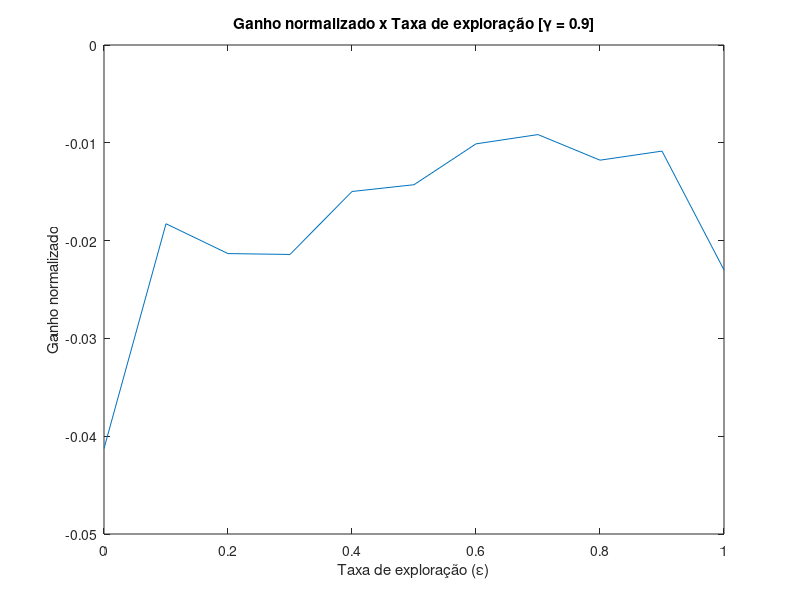

MATLAB code to generate this figure:
# Cross-section

function parametros_qlearning_cs()
    data = load('parametros_qlearning.csv');
    # 107aa105-7fa6-46b0-8711-f03b9fdc0981
    # ef = 0.7, df = 0.9

    # 10, 21, 32, ... 120
    x = data(10:11:120, 1);
    z = data(10:11:120, 4);

    plot(x, z);
    title("Ganho normalizado x Taxa de exploração [γ = 0.9]");
    xlabel("Taxa de exploração (ε)");
    ylabel("Ganho normalizado");
    pause();
endfunction